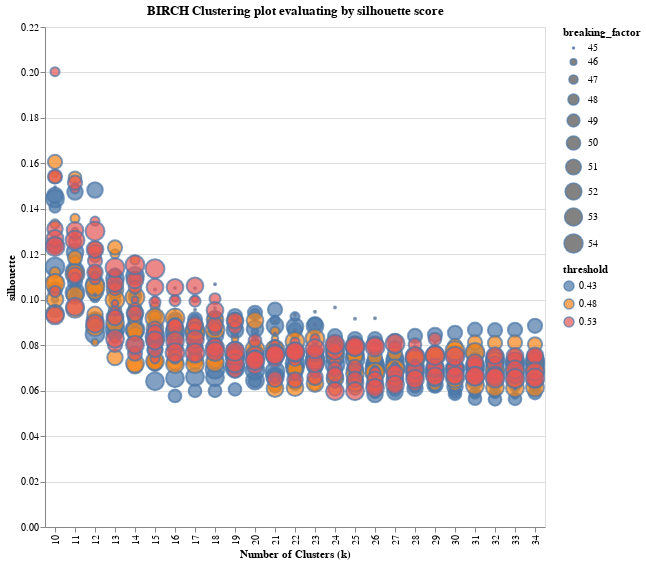
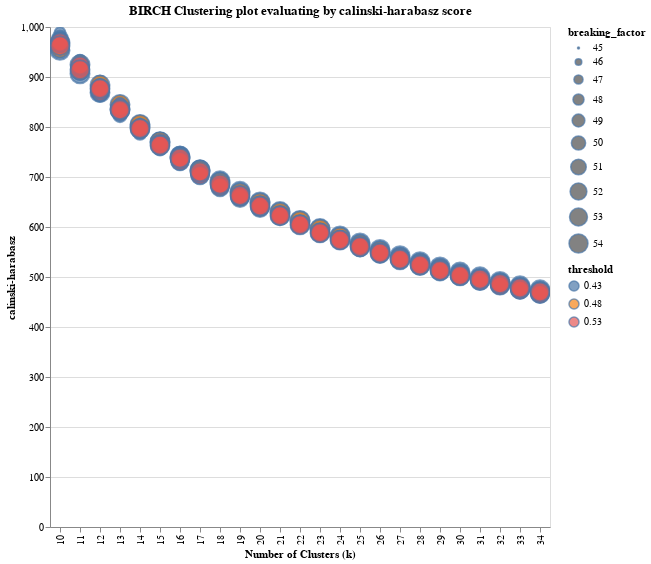
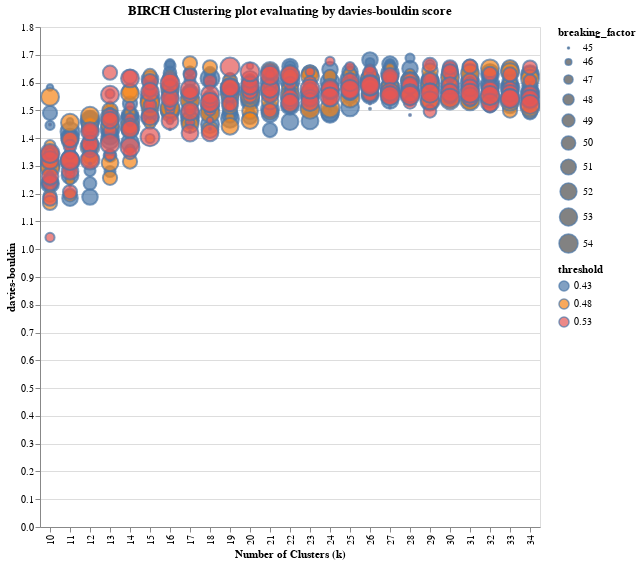

These figures' notebook cell, in order:
### Markdown cell above
## Hierarchical Clustering - BIRCH (Balanced Iterative Reducing and Clustering using Hierarchies)

### Code cell
from sklearn.cluster import Birch

df_tpm = df_avg_log_ratio_scaled_tpm
threshold_min = 0.43
threshold_max = 0.57
branching_factor_min = 45
branching_factor_max = 55
x_min = 10
x_max = 35

scan_results = scan_birch_space(df_tpm, threshold_min, threshold_max, branching_factor_min, branching_factor_max, x_min, x_max)


for score_method in standard_cluster_evals:
    if score_method != "sse":
        clustering_method = 'birch'
        score_type = score_method
        agg_scores = score_generator(clustering_method, score_type, scan_results, df_tpm)

        scores = agg_scores
        x_label = "Number of Clusters (k)" 
        y_label = score_method
        title = "BIRCH Clustering plot evaluating by " + score_type + " score"
        palette = "deep"
        if score_type == "davies-bouldin": 
            palette = "muted"

        plot_birch_scores(scores, x_label, y_label, title, palette, score_type).display()

### Figure 1 — Vega-Lite specification as saved in the notebook (floating-point values rounded to 4 significant figures; data arrays with more than 128 entries replaced by an {"elided": "..."} marker saying what was removed)
{"config": {"view": {"continuousWidth": 400, "continuousHeight": 300}}, "data": {"name": "data-f6b673a9a91a2c6bb9d65b08bc267b18"}, "mark": {"type": "point", "strokeOpacity": 1.0}, "encoding": {"fill": {"type": "nominal", "field": "threshold"}, "size": {"type": "nominal", "field": "breaking_factor"}, "tooltip": [{"type": "nominal", "field": "threshold"}, {"type": "nominal", "field": "breaking_factor"}, {"type": "nominal", "field": "k_cluster_num"}, {"type": "quantitative", "field": "score", "title": "silhouette"}], "x": {"type": "nominal", "field": "k_cluster_num", "title": "Number of Clusters (k)"}, "y": {"type": "quantitative", "field": "score", "title": "silhouette"}}, "height": 500, "selection": {"selector079": {"type": "interval", "bind": "scales", "encodings": ["x", "y"]}}, "title": "BIRCH Clustering plot evaluating by silhouette score", "width": 500, "$schema": "https://vega.github.io/schema/vega-lite/v4.8.1.json", "datasets": {"data-f6b673a9a91a2c6bb9d65b08bc267b18": {"elided": "750 records"}}}

### Figure 2 — Vega-Lite specification as saved in the notebook (floating-point values rounded to 4 significant figures; data arrays with more than 128 entries replaced by an {"elided": "..."} marker saying what was removed)
{"config": {"view": {"continuousWidth": 400, "continuousHeight": 300}}, "data": {"name": "data-1c697115bff6ca4c45c9ff89cc525feb"}, "mark": {"type": "point", "strokeOpacity": 1.0}, "encoding": {"fill": {"type": "nominal", "field": "threshold"}, "size": {"type": "nominal", "field": "breaking_factor"}, "tooltip": [{"type": "nominal", "field": "threshold"}, {"type": "nominal", "field": "breaking_factor"}, {"type": "nominal", "field": "k_cluster_num"}, {"type": "quantitative", "field": "score", "title": "calinski-harabasz"}], "x": {"type": "nominal", "field": "k_cluster_num", "title": "Number of Clusters (k)"}, "y": {"type": "quantitative", "field": "score", "title": "calinski-harabasz"}}, "height": 500, "selection": {"selector080": {"type": "interval", "bind": "scales", "encodings": ["x", "y"]}}, "title": "BIRCH Clustering plot evaluating by calinski-harabasz score", "width": 500, "$schema": "https://vega.github.io/schema/vega-lite/v4.8.1.json", "datasets": {"data-1c697115bff6ca4c45c9ff89cc525feb": {"elided": "750 records"}}}

### Figure 3 — Vega-Lite specification as saved in the notebook (floating-point values rounded to 4 significant figures; data arrays with more than 128 entries replaced by an {"elided": "..."} marker saying what was removed)
{"config": {"view": {"continuousWidth": 400, "continuousHeight": 300}}, "data": {"name": "data-5f1f4cd8cc2ee7928e033cdfdb51ab87"}, "mark": {"type": "point", "strokeOpacity": 1.0}, "encoding": {"fill": {"type": "nominal", "field": "threshold"}, "size": {"type": "nominal", "field": "breaking_factor"}, "tooltip": [{"type": "nominal", "field": "threshold"}, {"type": "nominal", "field": "breaking_factor"}, {"type": "nominal", "field": "k_cluster_num"}, {"type": "quantitative", "field": "score", "title": "davies-bouldin"}], "x": {"type": "nominal", "field": "k_cluster_num", "title": "Number of Clusters (k)"}, "y": {"type": "quantitative", "field": "score", "title": "davies-bouldin"}}, "height": 500, "selection": {"selector081": {"type": "interval", "bind": "scales", "encodings": ["x", "y"]}}, "title": "BIRCH Clustering plot evaluating by davies-bouldin score", "width": 500, "$schema": "https://vega.github.io/schema/vega-lite/v4.8.1.json", "datasets": {"data-5f1f4cd8cc2ee7928e033cdfdb51ab87": {"elided": "750 records"}}}
